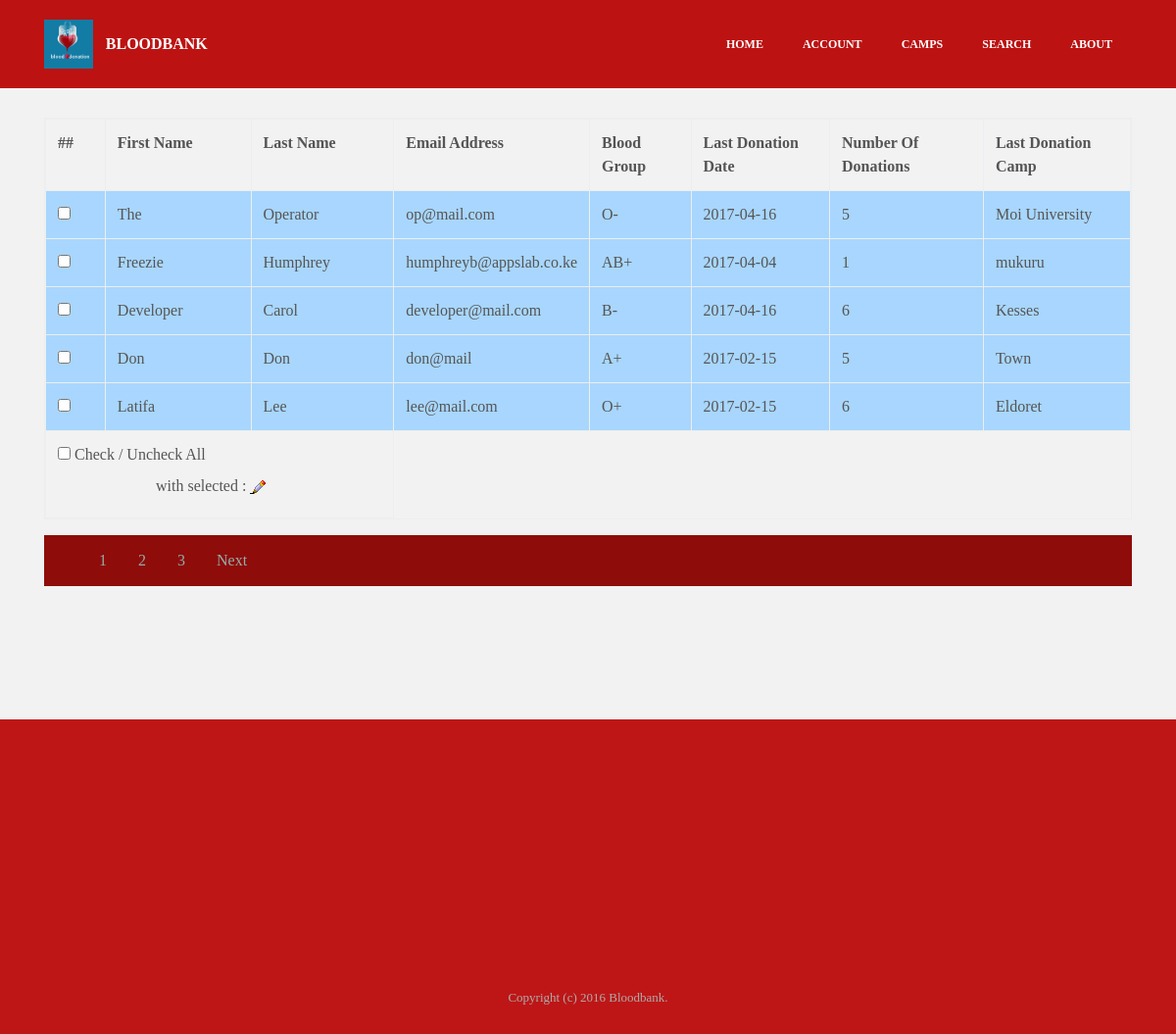
The app's page /doctor/viewusers.php with its own data.
### tables this page shows
CREATE TABLE `donarregister` (
  `id` int(100) NOT NULL,
  `fname` varchar(30) NOT NULL,
  `lname` varchar(30) NOT NULL,
  `gender` varchar(10) NOT NULL,
  `b_id` varchar(5) NOT NULL,
  `ppic` varchar(1000) NOT NULL,
  `day` int(10) NOT NULL,
  `month` varchar(30) NOT NULL,
  `year` int(5) NOT NULL,
  `county` varchar(30) NOT NULL,
  `mobile` int(15) NOT NULL,
  `email` varchar(100) NOT NULL,
  `password` varchar(500) NOT NULL,
  `last_donation_date` date NOT NULL,
  `last_donation_camp` varchar(30) NOT NULL,
  `number_of_donations` int(10) NOT NULL
);

### doctor/viewusers.php (the view, shortened to what this page needs)
<?php
include_once 'db.php';
?>
<?php
$start=0;
$limit=5;
$t=mysqli_query($MySQLi_CON,"select * from donarregister ORDER BY id DESC");
$total=mysqli_num_rows($t);
if(isset($_GET['id']))
{
    $id=$_GET['id'];
    $start=($id-1)*$limit;
}
else
{
    $id=1;
}
$page=ceil($total/$limit);
$query=mysqli_query($MySQLi_CON,"select * from donarregister ORDER BY id DESC limit $start,$limit");
?>
<!DOCTYPE html>
<html>
<head>
  <link rel="stylesheet" href="../assets/css/material.css">
  <link rel="stylesheet" href="../assets/css/tether.min.css">
  <link rel="stylesheet" href="../assets/css/bootstrap.min.css">
  <link rel="stylesheet" href="../assets/css/socicon.min.css">
  <link rel="stylesheet" href="../assets/css/animate.min.css">
  <link rel="stylesheet" href="../assets/dropdown/css/style.css">
  <link rel="stylesheet" href="../assets/css/style.css">
  <link rel="stylesheet" href="../assets/css/add.css" type="text/css">
</head>
<body>
<section id="ext_menu-s">
    <nav class="navbar navbar-dropdown navbar-fixed-top">
        <div class="container">
            <div class="mbr-table">
                <div class="mbr-table-cell">
                    <div class="navbar-brand">
                        <a href="index" class="navbar-logo"><img src="../assets/images/logo.png" alt="Mobirise"></a>
                        <a class="navbar-caption" href="../index">BLOODBANK</a>
                    </div>
                </div>
                <div class="mbr-table-cell">
                    <ul class="nav-dropdown collapse pull-xs-right nav navbar-nav navbar-toggleable-sm" id="exCollapsingNavbar">
					<li class="nav-item"><a class="nav-link link" href="../index">HOME</a></li>
					<li class="nav-item"><a class="nav-link link" href="account">ACCOUNT</a></li>
					  <li class="nav-item"><a class="nav-link link" href="../camps">CAMPS</a></li><li class="nav-item"><a class="nav-link link" href="search.html">SEARCH</a></li><li class="nav-item"><a class="nav-link link" href="about.html">ABOUT</a></li></ul>
                </div>
            </div>
        </div>
    </nav>
</section>
<section class="mbr-section mbr-after-navbar" id="msg-box3-v" style="background-color: rgb(242, 242, 242); padding-top: 120px; padding-bottom: 120px;">
<div class="container">
<form method="post" name="frm">
<table class='table table-bordered table-responsive'>
<tr>
<th>##</th>
<th>First Name</th>
<th>Last Name</th>
<th>Email Address</th>
<th>Blood Group</th>
<th>Last Donation Date</th>
<th>Number Of Donations</th>
<th>Last Donation Camp</th>
</tr>
<?php
	$res = $MySQLi_CON->query("SELECT * FROM donarregister ORDER BY id DESC");
$count = $res->num_rows;
	if($count > 0)
        if($count > 0) {
            while ($ft = mysqli_fetch_array($query)) {
                ?>
                <tr class="bg-table">
                    <td><input type="checkbox" name="chk[]" class="chk-box" value="<?= $ft['0'] ?>"/></td>
                    <td><?= $ft['1'] ?></td>
                    <td><?= $ft['2'] ?></td>
                    <td><?= $ft['11'] ?></td>
                    <td><?= $ft['4'] ?></td>
                    <td><?= $ft['13'] ?></td>
                    <td><?= $ft['15'] ?></td>
                    <td><?= $ft['14'] ?></td>
                </tr>
                <?php
            }
        }
        else
        {
            ?>
            <tr>
                <td colspan="3"> No Records Found ...</td>
            </tr>
            <?php
        }
?>
    <?php
    if($count > 0)
    {
        ?>
        <tr>
            <td colspan="3">
                <label><input type="checkbox" class="select-all" /> Check / Uncheck All</label>
                <label style="margin-left:100px;">
                    <span style="word-spacing:normal;"> with selected :</span>
                    <span><img src="edit.png" onClick="edit_records();" alt="delete" />&nbsp;</span>
                </label>
            </td>
        </tr>
        <?php
    }
    ?>
</table>
    <ul style="list-style-type: none; overflow: hidden; background-color: #8e0c0a">
        <?php
        for($i=1;$i <= $page;$i++){
            ?>
            <li style="float: left;"><a href="?id=<?php echo $i ?>" style="display: block; color: #94ada8; text-align: center; padding: 14px 16px;"><?php echo $i;?></a></li>
            <?php
        }
        ?>
        <?php if($id!=$page)
        {?>
            <li style="float: left;"><a href="?id=<?php echo ($id+1); ?>" style="display: block; color: #94ada8; text-align: center; padding: 14px 16px;">Next</a></li>
        <?php }?>
    </ul>
</form>
</div>
</section>
<section class="mbr-section mbr-section-md-padding mbr-footer footer1" id="contacts1-r" style="background-color: rgb(190, 22, 22); padding-top: 60px; padding-bottom: 30px;">
    <div class="container">
        <div class="row">
            <div class="mbr-footer-content col-xs-12 col-md-3">
                <div><img src="../assets/images/logo.png"></div>
            </div>
            <div class="mbr-footer-content col-xs-12 col-md-3">
            </div>
            <div class="mbr-footer-content col-xs-12 col-md-3">
            </div>
            <div class="mbr-footer-content col-xs-12 col-md-3">
            </div>
        </div>
</section>
<footer class="mbr-small-footer mbr-section mbr-section-nopadding" id="footer1-5" style="background-color: rgb(190, 22, 22); padding-top: 1.75rem; padding-bottom: 1.75rem;">
    <div class="container">
        <p class="text-xs-center">Copyright (c) 2016 Bloodbank.</p>
    </div>
</footer>
  </body>
</html>

### assets/dropdown/css/style.css (style rules this page uses)
.navbar-dropdown { left: 0; padding: 0; position: absolute; right: 0; top: 0; transition: all 0.45s ease; z-index: 1030; }
.navbar-dropdown .navbar-brand { float: none; font-size: 0; padding: 1.25rem 0; position: relative; transition: padding 0.25s ease; white-space: nowrap; }
.navbar-dropdown .navbar-brand::before { content: ""; display: inline-block; height: 100%; vertical-align: middle; }
.navbar-dropdown .navbar-logo, .navbar-dropdown .navbar-caption { display: inline-block; vertical-align: middle; }
.navbar-dropdown .navbar-logo { margin-right: 0.8rem; transition: margin 0.3s ease-in-out; }
.navbar-dropdown .navbar-logo img { height: 3.125rem; transition: all 0.3s ease-in-out; }
.navbar-dropdown .mbr-table-cell { height: 5.625rem; }
.navbar-dropdown .navbar-caption { font-family: "Montserrat"; font-size: 1rem; font-weight: 700; white-space: normal; }
.navbar-dropdown .navbar-caption, .navbar-dropdown .navbar-caption:hover { color: inherit; text-decoration: none; }
.navbar-dropdown.navbar-fixed-top { position: fixed; }
.nav-dropdown { display: table !important; font-family: "Montserrat"; font-size: 0.75rem; font-weight: 700; height: auto !important; }
.nav-dropdown .nav-item { display: table-cell; float: none; vertical-align: middle; }
.nav-dropdown .link { margin: 1.667em; padding: 0; transition: color .2s ease-in-out; }
.nav-dropdown .link::after, .nav-dropdown .dropdown-item::after { color: inherit; }

### assets/css/style.css (style rules this page uses)
.container { position: relative; }
.bg-table { background-color: #a8d6fe !important; }
body { font-family: 'Raleway', sans-serif; color: #232323; }
input, textarea { font-family: "Raleway"; }
.mbr-section { position: relative; padding-top: 120px; padding-bottom: 120px; background-position: 50% 50%; background-repeat: no-repeat; background-size: cover; }
.mbr-section-md-padding { padding-top: 90px; padding-bottom: 90px; }
.mbr-section-nopadding { padding-top: 0; padding-bottom: 0; }
.mbr-table { display: table; width: 100%; }
.mbr-table-cell { display: table-cell; float: none; padding-bottom: 0; padding-top: 0; position: relative; vertical-align: middle; }
.mbr-small-footer { background: #323232; color: #acacac; font-size: 0.8125rem; padding: 1.75rem 0; }
.mbr-small-footer p { margin-bottom: 0; }
.mbr-footer { color: #fff; padding-left: 1.25rem; padding-right: 1.25rem; }
.mbr-footer > .row, .mbr-footer > .container > .row { margin-left: 0; margin-right: 0; }
.mbr-footer > .row > div, .mbr-footer > .container > .row > div { padding-bottom: 40px; }
.mbr-footer > .row > div:last-child, .mbr-footer > .container > .row > div:last-child { padding-bottom: 0; }
.mbr-footer > .container { padding-left: 0; padding-right: 0; }
@media (min-width: 768px) { .mbr-footer > .container > .row > div { clear: none !important; padding-bottom: 0 !important; } }

### assets/css/add.css (style rules this page uses)
body, input, textarea, .mbr-company .list-group-text { font-family: Georgia, "Times New Roman", Times, serif; color: #555; }
#ext_menu-s .navbar-caption { color: #ffffff; }
#ext_menu-s .link, #ext_menu-s .dropdown-item { color: #ffffff; }
#ext_menu-s .link { font-size: 0.75rem; }
#ext_menu-s .navbar, #ext_menu-s .nav-dropdown-sm, #ext_menu-s .nav-dropdown-sm .link[aria-expanded="true"], #ext_menu-s .nav-dropdown-sm .dropdown-menu { background: #bc1212; }

### records on screen
donarregister: fname "The", lname "Operator", email "op@mail.com", b "O-", last_donation_date "2017-04-16", number_of_donations "5", last_donation_camp "Moi University"
donarregister: fname "Freezie", lname "Humphrey", email "humphreyb@appslab.co.ke", b "AB+", last_donation_date "2017-04-04", number_of_donations "1", last_donation_camp "mukuru"
donarregister: fname "Developer", lname "Carol", email "developer@mail.com", b "B-", last_donation_date "2017-04-16", number_of_donations "6", last_donation_camp "Kesses"
donarregister: fname "Don", lname "Don", email "don@mail", b "A+", last_donation_date "2017-02-15", number_of_donations "5", last_donation_camp "Town"
donarregister: fname "Latifa", lname "Lee", email "lee@mail.com", b "O+", last_donation_date "2017-02-15", number_of_donations "6", last_donation_camp "Eldoret"
